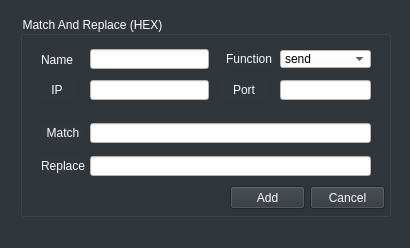
<?xml version="1.0" encoding="UTF-8"?>
<ui version="4.0">
 <class>MainWindow</class>
 <widget class="QMainWindow" name="MainWindow">
  <property name="geometry">
   <rect>
    <x>0</x>
    <y>0</y>
    <width>410</width>
    <height>248</height>
   </rect>
  </property>
  <property name="palette">
   <palette>
    <active>
     <colorrole role="WindowText">
      <brush brushstyle="SolidPattern">
       <color alpha="255">
        <red>255</red>
        <green>255</green>
        <blue>255</blue>
       </color>
      </brush>
     </colorrole>
     <colorrole role="Button">
      <brush brushstyle="SolidPattern">
       <color alpha="255">
        <red>49</red>
        <green>54</green>
        <blue>59</blue>
       </color>
      </brush>
     </colorrole>
     <colorrole role="Base">
      <brush brushstyle="SolidPattern">
       <color alpha="255">
        <red>49</red>
        <green>54</green>
        <blue>59</blue>
       </color>
      </brush>
     </colorrole>
     <colorrole role="Window">
      <brush brushstyle="SolidPattern">
       <color alpha="255">
        <red>49</red>
        <green>54</green>
        <blue>59</blue>
       </color>
      </brush>
     </colorrole>
    </active>
    <inactive>
     <colorrole role="WindowText">
      <brush brushstyle="SolidPattern">
       <color alpha="255">
        <red>255</red>
        <green>255</green>
        <blue>255</blue>
       </color>
      </brush>
     </colorrole>
     <colorrole role="Button">
      <brush brushstyle="SolidPattern">
       <color alpha="255">
        <red>49</red>
        <green>54</green>
        <blue>59</blue>
       </color>
      </brush>
     </colorrole>
     <colorrole role="Base">
      <brush brushstyle="SolidPattern">
       <color alpha="255">
        <red>49</red>
        <green>54</green>
        <blue>59</blue>
       </color>
      </brush>
     </colorrole>
     <colorrole role="Window">
      <brush brushstyle="SolidPattern">
       <color alpha="255">
        <red>49</red>
        <green>54</green>
        <blue>59</blue>
       </color>
      </brush>
     </colorrole>
    </inactive>
    <disabled>
     <colorrole role="WindowText">
      <brush brushstyle="SolidPattern">
       <color alpha="255">
        <red>120</red>
        <green>120</green>
        <blue>120</blue>
       </color>
      </brush>
     </colorrole>
     <colorrole role="Button">
      <brush brushstyle="SolidPattern">
       <color alpha="255">
        <red>49</red>
        <green>54</green>
        <blue>59</blue>
       </color>
      </brush>
     </colorrole>
     <colorrole role="Base">
      <brush brushstyle="SolidPattern">
       <color alpha="255">
        <red>49</red>
        <green>54</green>
        <blue>59</blue>
       </color>
      </brush>
     </colorrole>
     <colorrole role="Window">
      <brush brushstyle="SolidPattern">
       <color alpha="255">
        <red>49</red>
        <green>54</green>
        <blue>59</blue>
       </color>
      </brush>
     </colorrole>
    </disabled>
   </palette>
  </property>
  <property name="windowTitle">
   <string>MainWindow</string>
  </property>
  <property name="styleSheet">
   <string notr="true">background-color: #31363b;</string>
  </property>
  <widget class="QWidget" name="centralwidget">
   <widget class="QGroupBox" name="groupBox">
    <property name="geometry">
     <rect>
      <x>20</x>
      <y>16</y>
      <width>371</width>
      <height>201</height>
     </rect>
    </property>
    <property name="palette">
     <palette>
      <active>
       <colorrole role="WindowText">
        <brush brushstyle="SolidPattern">
         <color alpha="255">
          <red>255</red>
          <green>255</green>
          <blue>255</blue>
         </color>
        </brush>
       </colorrole>
       <colorrole role="Button">
        <brush brushstyle="SolidPattern">
         <color alpha="255">
          <red>49</red>
          <green>54</green>
          <blue>59</blue>
         </color>
        </brush>
       </colorrole>
       <colorrole role="Base">
        <brush brushstyle="SolidPattern">
         <color alpha="255">
          <red>49</red>
          <green>54</green>
          <blue>59</blue>
         </color>
        </brush>
       </colorrole>
       <colorrole role="Window">
        <brush brushstyle="SolidPattern">
         <color alpha="255">
          <red>49</red>
          <green>54</green>
          <blue>59</blue>
         </color>
        </brush>
       </colorrole>
      </active>
      <inactive>
       <colorrole role="WindowText">
        <brush brushstyle="SolidPattern">
         <color alpha="255">
          <red>255</red>
          <green>255</green>
          <blue>255</blue>
         </color>
        </brush>
       </colorrole>
       <colorrole role="Button">
        <brush brushstyle="SolidPattern">
         <color alpha="255">
          <red>49</red>
          <green>54</green>
          <blue>59</blue>
         </color>
        </brush>
       </colorrole>
       <colorrole role="Base">
        <brush brushstyle="SolidPattern">
         <color alpha="255">
          <red>49</red>
          <green>54</green>
          <blue>59</blue>
         </color>
        </brush>
       </colorrole>
       <colorrole role="Window">
        <brush brushstyle="SolidPattern">
         <color alpha="255">
          <red>49</red>
          <green>54</green>
          <blue>59</blue>
         </color>
        </brush>
       </colorrole>
      </inactive>
      <disabled>
       <colorrole role="WindowText">
        <brush brushstyle="SolidPattern">
         <color alpha="255">
          <red>120</red>
          <green>120</green>
          <blue>120</blue>
         </color>
        </brush>
       </colorrole>
       <colorrole role="Button">
        <brush brushstyle="SolidPattern">
         <color alpha="255">
          <red>49</red>
          <green>54</green>
          <blue>59</blue>
         </color>
        </brush>
       </colorrole>
       <colorrole role="Base">
        <brush brushstyle="SolidPattern">
         <color alpha="255">
          <red>49</red>
          <green>54</green>
          <blue>59</blue>
         </color>
        </brush>
       </colorrole>
       <colorrole role="Window">
        <brush brushstyle="SolidPattern">
         <color alpha="255">
          <red>49</red>
          <green>54</green>
          <blue>59</blue>
         </color>
        </brush>
       </colorrole>
      </disabled>
     </palette>
    </property>
    <property name="title">
     <string>Match And Replace (HEX)</string>
    </property>
    <widget class="QLabel" name="label_15">
     <property name="geometry">
      <rect>
       <x>206</x>
       <y>34</y>
       <width>48</width>
       <height>18</height>
      </rect>
     </property>
     <property name="palette">
      <palette>
       <active>
        <colorrole role="WindowText">
         <brush brushstyle="SolidPattern">
          <color alpha="255">
           <red>255</red>
           <green>255</green>
           <blue>255</blue>
          </color>
         </brush>
        </colorrole>
        <colorrole role="Button">
         <brush brushstyle="SolidPattern">
          <color alpha="255">
           <red>49</red>
           <green>54</green>
           <blue>59</blue>
          </color>
         </brush>
        </colorrole>
        <colorrole role="Base">
         <brush brushstyle="SolidPattern">
          <color alpha="255">
           <red>49</red>
           <green>54</green>
           <blue>59</blue>
          </color>
         </brush>
        </colorrole>
        <colorrole role="Window">
         <brush brushstyle="SolidPattern">
          <color alpha="255">
           <red>49</red>
           <green>54</green>
           <blue>59</blue>
          </color>
         </brush>
        </colorrole>
       </active>
       <inactive>
        <colorrole role="WindowText">
         <brush brushstyle="SolidPattern">
          <color alpha="255">
           <red>255</red>
           <green>255</green>
           <blue>255</blue>
          </color>
         </brush>
        </colorrole>
        <colorrole role="Button">
         <brush brushstyle="SolidPattern">
          <color alpha="255">
           <red>49</red>
           <green>54</green>
           <blue>59</blue>
          </color>
         </brush>
        </colorrole>
        <colorrole role="Base">
         <brush brushstyle="SolidPattern">
          <color alpha="255">
           <red>49</red>
           <green>54</green>
           <blue>59</blue>
          </color>
         </brush>
        </colorrole>
        <colorrole role="Window">
         <brush brushstyle="SolidPattern">
          <color alpha="255">
           <red>49</red>
           <green>54</green>
           <blue>59</blue>
          </color>
         </brush>
        </colorrole>
       </inactive>
       <disabled>
        <colorrole role="WindowText">
         <brush brushstyle="SolidPattern">
          <color alpha="255">
           <red>120</red>
           <green>120</green>
           <blue>120</blue>
          </color>
         </brush>
        </colorrole>
        <colorrole role="Button">
         <brush brushstyle="SolidPattern">
          <color alpha="255">
           <red>49</red>
           <green>54</green>
           <blue>59</blue>
          </color>
         </brush>
        </colorrole>
        <colorrole role="Base">
         <brush brushstyle="SolidPattern">
          <color alpha="255">
           <red>49</red>
           <green>54</green>
           <blue>59</blue>
          </color>
         </brush>
        </colorrole>
        <colorrole role="Window">
         <brush brushstyle="SolidPattern">
          <color alpha="255">
           <red>49</red>
           <green>54</green>
           <blue>59</blue>
          </color>
         </brush>
        </colorrole>
       </disabled>
      </palette>
     </property>
     <property name="text">
      <string>Function</string>
     </property>
    </widget>
    <widget class="QLineEdit" name="replace">
     <property name="geometry">
      <rect>
       <x>70</x>
       <y>140</y>
       <width>281</width>
       <height>20</height>
      </rect>
     </property>
     <property name="styleSheet">
      <string notr="true">background-color: #FFFFFF;</string>
     </property>
    </widget>
    <widget class="QLineEdit" name="port">
     <property name="geometry">
      <rect>
       <x>260</x>
       <y>64</y>
       <width>91</width>
       <height>20</height>
      </rect>
     </property>
     <property name="styleSheet">
      <string notr="true">background-color: #FFFFFF;</string>
     </property>
    </widget>
    <widget class="QLineEdit" name="match">
     <property name="geometry">
      <rect>
       <x>70</x>
       <y>107</y>
       <width>281</width>
       <height>20</height>
      </rect>
     </property>
     <property name="styleSheet">
      <string notr="true">background-color: #FFFFFF;</string>
     </property>
    </widget>
    <widget class="QLabel" name="label_7">
     <property name="geometry">
      <rect>
       <x>20</x>
       <y>107</y>
       <width>46</width>
       <height>20</height>
      </rect>
     </property>
     <property name="palette">
      <palette>
       <active>
        <colorrole role="WindowText">
         <brush brushstyle="SolidPattern">
          <color alpha="255">
           <red>255</red>
           <green>255</green>
           <blue>255</blue>
          </color>
         </brush>
        </colorrole>
        <colorrole role="Button">
         <brush brushstyle="SolidPattern">
          <color alpha="255">
           <red>49</red>
           <green>54</green>
           <blue>59</blue>
          </color>
         </brush>
        </colorrole>
        <colorrole role="Base">
         <brush brushstyle="SolidPattern">
          <color alpha="255">
           <red>49</red>
           <green>54</green>
           <blue>59</blue>
          </color>
         </brush>
        </colorrole>
        <colorrole role="Window">
         <brush brushstyle="SolidPattern">
          <color alpha="255">
           <red>49</red>
           <green>54</green>
           <blue>59</blue>
          </color>
         </brush>
        </colorrole>
       </active>
       <inactive>
        <colorrole role="WindowText">
         <brush brushstyle="SolidPattern">
          <color alpha="255">
           <red>255</red>
           <green>255</green>
           <blue>255</blue>
          </color>
         </brush>
        </colorrole>
        <colorrole role="Button">
         <brush brushstyle="SolidPattern">
          <color alpha="255">
           <red>49</red>
           <green>54</green>
           <blue>59</blue>
          </color>
         </brush>
        </colorrole>
        <colorrole role="Base">
         <brush brushstyle="SolidPattern">
          <color alpha="255">
           <red>49</red>
           <green>54</green>
           <blue>59</blue>
          </color>
         </brush>
        </colorrole>
        <colorrole role="Window">
         <brush brushstyle="SolidPattern">
          <color alpha="255">
           <red>49</red>
           <green>54</green>
           <blue>59</blue>
          </color>
         </brush>
        </colorrole>
       </inactive>
       <disabled>
        <colorrole role="WindowText">
         <brush brushstyle="SolidPattern">
          <color alpha="255">
           <red>120</red>
           <green>120</green>
           <blue>120</blue>
          </color>
         </brush>
        </colorrole>
        <colorrole role="Button">
         <brush brushstyle="SolidPattern">
          <color alpha="255">
           <red>49</red>
           <green>54</green>
           <blue>59</blue>
          </color>
         </brush>
        </colorrole>
        <colorrole role="Base">
         <brush brushstyle="SolidPattern">
          <color alpha="255">
           <red>49</red>
           <green>54</green>
           <blue>59</blue>
          </color>
         </brush>
        </colorrole>
        <colorrole role="Window">
         <brush brushstyle="SolidPattern">
          <color alpha="255">
           <red>49</red>
           <green>54</green>
           <blue>59</blue>
          </color>
         </brush>
        </colorrole>
       </disabled>
      </palette>
     </property>
     <property name="text">
      <string>Match</string>
     </property>
     <property name="alignment">
      <set>Qt::AlignCenter</set>
     </property>
    </widget>
    <widget class="QLabel" name="label_14">
     <property name="geometry">
      <rect>
       <x>200</x>
       <y>64</y>
       <width>48</width>
       <height>20</height>
      </rect>
     </property>
     <property name="palette">
      <palette>
       <active>
        <colorrole role="WindowText">
         <brush brushstyle="SolidPattern">
          <color alpha="255">
           <red>255</red>
           <green>255</green>
           <blue>255</blue>
          </color>
         </brush>
        </colorrole>
        <colorrole role="Button">
         <brush brushstyle="SolidPattern">
          <color alpha="255">
           <red>49</red>
           <green>54</green>
           <blue>59</blue>
          </color>
         </brush>
        </colorrole>
        <colorrole role="Base">
         <brush brushstyle="SolidPattern">
          <color alpha="255">
           <red>49</red>
           <green>54</green>
           <blue>59</blue>
          </color>
         </brush>
        </colorrole>
        <colorrole role="Window">
         <brush brushstyle="SolidPattern">
          <color alpha="255">
           <red>49</red>
           <green>54</green>
           <blue>59</blue>
          </color>
         </brush>
        </colorrole>
       </active>
       <inactive>
        <colorrole role="WindowText">
         <brush brushstyle="SolidPattern">
          <color alpha="255">
           <red>255</red>
           <green>255</green>
           <blue>255</blue>
          </color>
         </brush>
        </colorrole>
        <colorrole role="Button">
         <brush brushstyle="SolidPattern">
          <color alpha="255">
           <red>49</red>
           <green>54</green>
           <blue>59</blue>
          </color>
         </brush>
        </colorrole>
        <colorrole role="Base">
         <brush brushstyle="SolidPattern">
          <color alpha="255">
           <red>49</red>
           <green>54</green>
           <blue>59</blue>
          </color>
         </brush>
        </colorrole>
        <colorrole role="Window">
         <brush brushstyle="SolidPattern">
          <color alpha="255">
           <red>49</red>
           <green>54</green>
           <blue>59</blue>
          </color>
         </brush>
        </colorrole>
       </inactive>
       <disabled>
        <colorrole role="WindowText">
         <brush brushstyle="SolidPattern">
          <color alpha="255">
           <red>120</red>
           <green>120</green>
           <blue>120</blue>
          </color>
         </brush>
        </colorrole>
        <colorrole role="Button">
         <brush brushstyle="SolidPattern">
          <color alpha="255">
           <red>49</red>
           <green>54</green>
           <blue>59</blue>
          </color>
         </brush>
        </colorrole>
        <colorrole role="Base">
         <brush brushstyle="SolidPattern">
          <color alpha="255">
           <red>49</red>
           <green>54</green>
           <blue>59</blue>
          </color>
         </brush>
        </colorrole>
        <colorrole role="Window">
         <brush brushstyle="SolidPattern">
          <color alpha="255">
           <red>49</red>
           <green>54</green>
           <blue>59</blue>
          </color>
         </brush>
        </colorrole>
       </disabled>
      </palette>
     </property>
     <property name="text">
      <string>Port</string>
     </property>
     <property name="alignment">
      <set>Qt::AlignCenter</set>
     </property>
    </widget>
    <widget class="QComboBox" name="function">
     <property name="geometry">
      <rect>
       <x>260</x>
       <y>34</y>
       <width>91</width>
       <height>18</height>
      </rect>
     </property>
     <property name="styleSheet">
      <string notr="true">background-color: #FFFFFF;</string>
     </property>
     <item>
      <property name="text">
       <string>send</string>
      </property>
     </item>
     <item>
      <property name="text">
       <string>recv</string>
      </property>
     </item>
     <item>
      <property name="text">
       <string>sendto</string>
      </property>
     </item>
     <item>
      <property name="text">
       <string>recvfrom</string>
      </property>
     </item>
     <item>
      <property name="text">
       <string>wsasend</string>
      </property>
     </item>
     <item>
      <property name="text">
       <string>wsarecv</string>
      </property>
     </item>
     <item>
      <property name="text">
       <string>encryptmessage</string>
      </property>
     </item>
     <item>
      <property name="text">
       <string>decryptmessage</string>
      </property>
     </item>
    </widget>
    <widget class="QLabel" name="label_12">
     <property name="geometry">
      <rect>
       <x>20</x>
       <y>64</y>
       <width>34</width>
       <height>20</height>
      </rect>
     </property>
     <property name="palette">
      <palette>
       <active>
        <colorrole role="WindowText">
         <brush brushstyle="SolidPattern">
          <color alpha="255">
           <red>255</red>
           <green>255</green>
           <blue>255</blue>
          </color>
         </brush>
        </colorrole>
        <colorrole role="Button">
         <brush brushstyle="SolidPattern">
          <color alpha="255">
           <red>49</red>
           <green>54</green>
           <blue>59</blue>
          </color>
         </brush>
        </colorrole>
        <colorrole role="Base">
         <brush brushstyle="SolidPattern">
          <color alpha="255">
           <red>49</red>
           <green>54</green>
           <blue>59</blue>
          </color>
         </brush>
        </colorrole>
        <colorrole role="Window">
         <brush brushstyle="SolidPattern">
          <color alpha="255">
           <red>49</red>
           <green>54</green>
           <blue>59</blue>
          </color>
         </brush>
        </colorrole>
       </active>
       <inactive>
        <colorrole role="WindowText">
         <brush brushstyle="SolidPattern">
          <color alpha="255">
           <red>255</red>
           <green>255</green>
           <blue>255</blue>
          </color>
         </brush>
        </colorrole>
        <colorrole role="Button">
         <brush brushstyle="SolidPattern">
          <color alpha="255">
           <red>49</red>
           <green>54</green>
           <blue>59</blue>
          </color>
         </brush>
        </colorrole>
        <colorrole role="Base">
         <brush brushstyle="SolidPattern">
          <color alpha="255">
           <red>49</red>
           <green>54</green>
           <blue>59</blue>
          </color>
         </brush>
        </colorrole>
        <colorrole role="Window">
         <brush brushstyle="SolidPattern">
          <color alpha="255">
           <red>49</red>
           <green>54</green>
           <blue>59</blue>
          </color>
         </brush>
        </colorrole>
       </inactive>
       <disabled>
        <colorrole role="WindowText">
         <brush brushstyle="SolidPattern">
          <color alpha="255">
           <red>120</red>
           <green>120</green>
           <blue>120</blue>
          </color>
         </brush>
        </colorrole>
        <colorrole role="Button">
         <brush brushstyle="SolidPattern">
          <color alpha="255">
           <red>49</red>
           <green>54</green>
           <blue>59</blue>
          </color>
         </brush>
        </colorrole>
        <colorrole role="Base">
         <brush brushstyle="SolidPattern">
          <color alpha="255">
           <red>49</red>
           <green>54</green>
           <blue>59</blue>
          </color>
         </brush>
        </colorrole>
        <colorrole role="Window">
         <brush brushstyle="SolidPattern">
          <color alpha="255">
           <red>49</red>
           <green>54</green>
           <blue>59</blue>
          </color>
         </brush>
        </colorrole>
       </disabled>
      </palette>
     </property>
     <property name="text">
      <string>IP</string>
     </property>
     <property name="alignment">
      <set>Qt::AlignCenter</set>
     </property>
    </widget>
    <widget class="QLineEdit" name="name">
     <property name="geometry">
      <rect>
       <x>70</x>
       <y>33</y>
       <width>119</width>
       <height>20</height>
      </rect>
     </property>
     <property name="styleSheet">
      <string notr="true">background-color: #FFFFFF;</string>
     </property>
    </widget>
    <widget class="QLineEdit" name="ip">
     <property name="geometry">
      <rect>
       <x>70</x>
       <y>64</y>
       <width>119</width>
       <height>20</height>
      </rect>
     </property>
     <property name="styleSheet">
      <string notr="true">background-color: #FFFFFF;</string>
     </property>
    </widget>
    <widget class="QLabel" name="label_8">
     <property name="geometry">
      <rect>
       <x>20</x>
       <y>140</y>
       <width>46</width>
       <height>20</height>
      </rect>
     </property>
     <property name="palette">
      <palette>
       <active>
        <colorrole role="WindowText">
         <brush brushstyle="SolidPattern">
          <color alpha="255">
           <red>255</red>
           <green>255</green>
           <blue>255</blue>
          </color>
         </brush>
        </colorrole>
        <colorrole role="Button">
         <brush brushstyle="SolidPattern">
          <color alpha="255">
           <red>49</red>
           <green>54</green>
           <blue>59</blue>
          </color>
         </brush>
        </colorrole>
        <colorrole role="Base">
         <brush brushstyle="SolidPattern">
          <color alpha="255">
           <red>49</red>
           <green>54</green>
           <blue>59</blue>
          </color>
         </brush>
        </colorrole>
        <colorrole role="Window">
         <brush brushstyle="SolidPattern">
          <color alpha="255">
           <red>49</red>
           <green>54</green>
           <blue>59</blue>
          </color>
         </brush>
        </colorrole>
       </active>
       <inactive>
        <colorrole role="WindowText">
         <brush brushstyle="SolidPattern">
          <color alpha="255">
           <red>255</red>
           <green>255</green>
           <blue>255</blue>
          </color>
         </brush>
        </colorrole>
        <colorrole role="Button">
         <brush brushstyle="SolidPattern">
          <color alpha="255">
           <red>49</red>
           <green>54</green>
           <blue>59</blue>
          </color>
         </brush>
        </colorrole>
        <colorrole role="Base">
         <brush brushstyle="SolidPattern">
          <color alpha="255">
           <red>49</red>
           <green>54</green>
           <blue>59</blue>
          </color>
         </brush>
        </colorrole>
        <colorrole role="Window">
         <brush brushstyle="SolidPattern">
          <color alpha="255">
           <red>49</red>
           <green>54</green>
           <blue>59</blue>
          </color>
         </brush>
        </colorrole>
       </inactive>
       <disabled>
        <colorrole role="WindowText">
         <brush brushstyle="SolidPattern">
          <color alpha="255">
           <red>120</red>
           <green>120</green>
           <blue>120</blue>
          </color>
         </brush>
        </colorrole>
        <colorrole role="Button">
         <brush brushstyle="SolidPattern">
          <color alpha="255">
           <red>49</red>
           <green>54</green>
           <blue>59</blue>
          </color>
         </brush>
        </colorrole>
        <colorrole role="Base">
         <brush brushstyle="SolidPattern">
          <color alpha="255">
           <red>49</red>
           <green>54</green>
           <blue>59</blue>
          </color>
         </brush>
        </colorrole>
        <colorrole role="Window">
         <brush brushstyle="SolidPattern">
          <color alpha="255">
           <red>49</red>
           <green>54</green>
           <blue>59</blue>
          </color>
         </brush>
        </colorrole>
       </disabled>
      </palette>
     </property>
     <property name="text">
      <string>Replace</string>
     </property>
     <property name="alignment">
      <set>Qt::AlignCenter</set>
     </property>
    </widget>
    <widget class="QLabel" name="label_13">
     <property name="geometry">
      <rect>
       <x>20</x>
       <y>34</y>
       <width>34</width>
       <height>20</height>
      </rect>
     </property>
     <property name="palette">
      <palette>
       <active>
        <colorrole role="WindowText">
         <brush brushstyle="SolidPattern">
          <color alpha="255">
           <red>255</red>
           <green>255</green>
           <blue>255</blue>
          </color>
         </brush>
        </colorrole>
        <colorrole role="Button">
         <brush brushstyle="SolidPattern">
          <color alpha="255">
           <red>49</red>
           <green>54</green>
           <blue>59</blue>
          </color>
         </brush>
        </colorrole>
        <colorrole role="Base">
         <brush brushstyle="SolidPattern">
          <color alpha="255">
           <red>49</red>
           <green>54</green>
           <blue>59</blue>
          </color>
         </brush>
        </colorrole>
        <colorrole role="Window">
         <brush brushstyle="SolidPattern">
          <color alpha="255">
           <red>49</red>
           <green>54</green>
           <blue>59</blue>
          </color>
         </brush>
        </colorrole>
       </active>
       <inactive>
        <colorrole role="WindowText">
         <brush brushstyle="SolidPattern">
          <color alpha="255">
           <red>255</red>
           <green>255</green>
           <blue>255</blue>
          </color>
         </brush>
        </colorrole>
        <colorrole role="Button">
         <brush brushstyle="SolidPattern">
          <color alpha="255">
           <red>49</red>
           <green>54</green>
           <blue>59</blue>
          </color>
         </brush>
        </colorrole>
        <colorrole role="Base">
         <brush brushstyle="SolidPattern">
          <color alpha="255">
           <red>49</red>
           <green>54</green>
           <blue>59</blue>
          </color>
         </brush>
        </colorrole>
        <colorrole role="Window">
         <brush brushstyle="SolidPattern">
          <color alpha="255">
           <red>49</red>
           <green>54</green>
           <blue>59</blue>
          </color>
         </brush>
        </colorrole>
       </inactive>
       <disabled>
        <colorrole role="WindowText">
         <brush brushstyle="SolidPattern">
          <color alpha="255">
           <red>120</red>
           <green>120</green>
           <blue>120</blue>
          </color>
         </brush>
        </colorrole>
        <colorrole role="Button">
         <brush brushstyle="SolidPattern">
          <color alpha="255">
           <red>49</red>
           <green>54</green>
           <blue>59</blue>
          </color>
         </brush>
        </colorrole>
        <colorrole role="Base">
         <brush brushstyle="SolidPattern">
          <color alpha="255">
           <red>49</red>
           <green>54</green>
           <blue>59</blue>
          </color>
         </brush>
        </colorrole>
        <colorrole role="Window">
         <brush brushstyle="SolidPattern">
          <color alpha="255">
           <red>49</red>
           <green>54</green>
           <blue>59</blue>
          </color>
         </brush>
        </colorrole>
       </disabled>
      </palette>
     </property>
     <property name="text">
      <string>Name</string>
     </property>
     <property name="alignment">
      <set>Qt::AlignCenter</set>
     </property>
    </widget>
    <widget class="QPushButton" name="add_btn">
     <property name="geometry">
      <rect>
       <x>210</x>
       <y>170</y>
       <width>75</width>
       <height>23</height>
      </rect>
     </property>
     <property name="palette">
      <palette>
       <active>
        <colorrole role="Button">
         <brush brushstyle="SolidPattern">
          <color alpha="255">
           <red>49</red>
           <green>54</green>
           <blue>59</blue>
          </color>
         </brush>
        </colorrole>
        <colorrole role="ButtonText">
         <brush brushstyle="SolidPattern">
          <color alpha="255">
           <red>255</red>
           <green>255</green>
           <blue>255</blue>
          </color>
         </brush>
        </colorrole>
        <colorrole role="Base">
         <brush brushstyle="SolidPattern">
          <color alpha="255">
           <red>49</red>
           <green>54</green>
           <blue>59</blue>
          </color>
         </brush>
        </colorrole>
        <colorrole role="Window">
         <brush brushstyle="SolidPattern">
          <color alpha="255">
           <red>49</red>
           <green>54</green>
           <blue>59</blue>
          </color>
         </brush>
        </colorrole>
       </active>
       <inactive>
        <colorrole role="Button">
         <brush brushstyle="SolidPattern">
          <color alpha="255">
           <red>49</red>
           <green>54</green>
           <blue>59</blue>
          </color>
         </brush>
        </colorrole>
        <colorrole role="ButtonText">
         <brush brushstyle="SolidPattern">
          <color alpha="255">
           <red>255</red>
           <green>255</green>
           <blue>255</blue>
          </color>
         </brush>
        </colorrole>
        <colorrole role="Base">
         <brush brushstyle="SolidPattern">
          <color alpha="255">
           <red>49</red>
           <green>54</green>
           <blue>59</blue>
          </color>
         </brush>
        </colorrole>
        <colorrole role="Window">
         <brush brushstyle="SolidPattern">
          <color alpha="255">
           <red>49</red>
           <green>54</green>
           <blue>59</blue>
          </color>
         </brush>
        </colorrole>
       </inactive>
       <disabled>
        <colorrole role="Button">
         <brush brushstyle="SolidPattern">
          <color alpha="255">
           <red>49</red>
           <green>54</green>
           <blue>59</blue>
          </color>
         </brush>
        </colorrole>
        <colorrole role="ButtonText">
         <brush brushstyle="SolidPattern">
          <color alpha="255">
           <red>120</red>
           <green>120</green>
           <blue>120</blue>
          </color>
         </brush>
        </colorrole>
        <colorrole role="Base">
         <brush brushstyle="SolidPattern">
          <color alpha="255">
           <red>49</red>
           <green>54</green>
           <blue>59</blue>
          </color>
         </brush>
        </colorrole>
        <colorrole role="Window">
         <brush brushstyle="SolidPattern">
          <color alpha="255">
           <red>49</red>
           <green>54</green>
           <blue>59</blue>
          </color>
         </brush>
        </colorrole>
       </disabled>
      </palette>
     </property>
     <property name="text">
      <string>Add</string>
     </property>
    </widget>
    <widget class="QPushButton" name="cancel_btn">
     <property name="geometry">
      <rect>
       <x>290</x>
       <y>170</y>
       <width>75</width>
       <height>23</height>
      </rect>
     </property>
     <property name="palette">
      <palette>
       <active>
        <colorrole role="Button">
         <brush brushstyle="SolidPattern">
          <color alpha="255">
           <red>49</red>
           <green>54</green>
           <blue>59</blue>
          </color>
         </brush>
        </colorrole>
        <colorrole role="ButtonText">
         <brush brushstyle="SolidPattern">
          <color alpha="255">
           <red>255</red>
           <green>255</green>
           <blue>255</blue>
          </color>
         </brush>
        </colorrole>
        <colorrole role="Base">
         <brush brushstyle="SolidPattern">
          <color alpha="255">
           <red>49</red>
           <green>54</green>
           <blue>59</blue>
          </color>
         </brush>
        </colorrole>
        <colorrole role="Window">
         <brush brushstyle="SolidPattern">
          <color alpha="255">
           <red>49</red>
           <green>54</green>
           <blue>59</blue>
          </color>
         </brush>
        </colorrole>
       </active>
       <inactive>
        <colorrole role="Button">
         <brush brushstyle="SolidPattern">
          <color alpha="255">
           <red>49</red>
           <green>54</green>
           <blue>59</blue>
          </color>
         </brush>
        </colorrole>
        <colorrole role="ButtonText">
         <brush brushstyle="SolidPattern">
          <color alpha="255">
           <red>255</red>
           <green>255</green>
           <blue>255</blue>
          </color>
         </brush>
        </colorrole>
        <colorrole role="Base">
         <brush brushstyle="SolidPattern">
          <color alpha="255">
           <red>49</red>
           <green>54</green>
           <blue>59</blue>
          </color>
         </brush>
        </colorrole>
        <colorrole role="Window">
         <brush brushstyle="SolidPattern">
          <color alpha="255">
           <red>49</red>
           <green>54</green>
           <blue>59</blue>
          </color>
         </brush>
        </colorrole>
       </inactive>
       <disabled>
        <colorrole role="Button">
         <brush brushstyle="SolidPattern">
          <color alpha="255">
           <red>49</red>
           <green>54</green>
           <blue>59</blue>
          </color>
         </brush>
        </colorrole>
        <colorrole role="ButtonText">
         <brush brushstyle="SolidPattern">
          <color alpha="255">
           <red>120</red>
           <green>120</green>
           <blue>120</blue>
          </color>
         </brush>
        </colorrole>
        <colorrole role="Base">
         <brush brushstyle="SolidPattern">
          <color alpha="255">
           <red>49</red>
           <green>54</green>
           <blue>59</blue>
          </color>
         </brush>
        </colorrole>
        <colorrole role="Window">
         <brush brushstyle="SolidPattern">
          <color alpha="255">
           <red>49</red>
           <green>54</green>
           <blue>59</blue>
          </color>
         </brush>
        </colorrole>
       </disabled>
      </palette>
     </property>
     <property name="text">
      <string>Cancel</string>
     </property>
    </widget>
   </widget>
  </widget>
  <widget class="QMenuBar" name="menubar">
   <property name="geometry">
    <rect>
     <x>0</x>
     <y>0</y>
     <width>410</width>
     <height>21</height>
    </rect>
   </property>
  </widget>
  <widget class="QStatusBar" name="statusbar"/>
 </widget>
 <tabstops>
  <tabstop>name</tabstop>
  <tabstop>function</tabstop>
  <tabstop>ip</tabstop>
  <tabstop>port</tabstop>
  <tabstop>match</tabstop>
  <tabstop>replace</tabstop>
  <tabstop>add_btn</tabstop>
  <tabstop>cancel_btn</tabstop>
 </tabstops>
 <resources/>
 <connections/>
</ui>
